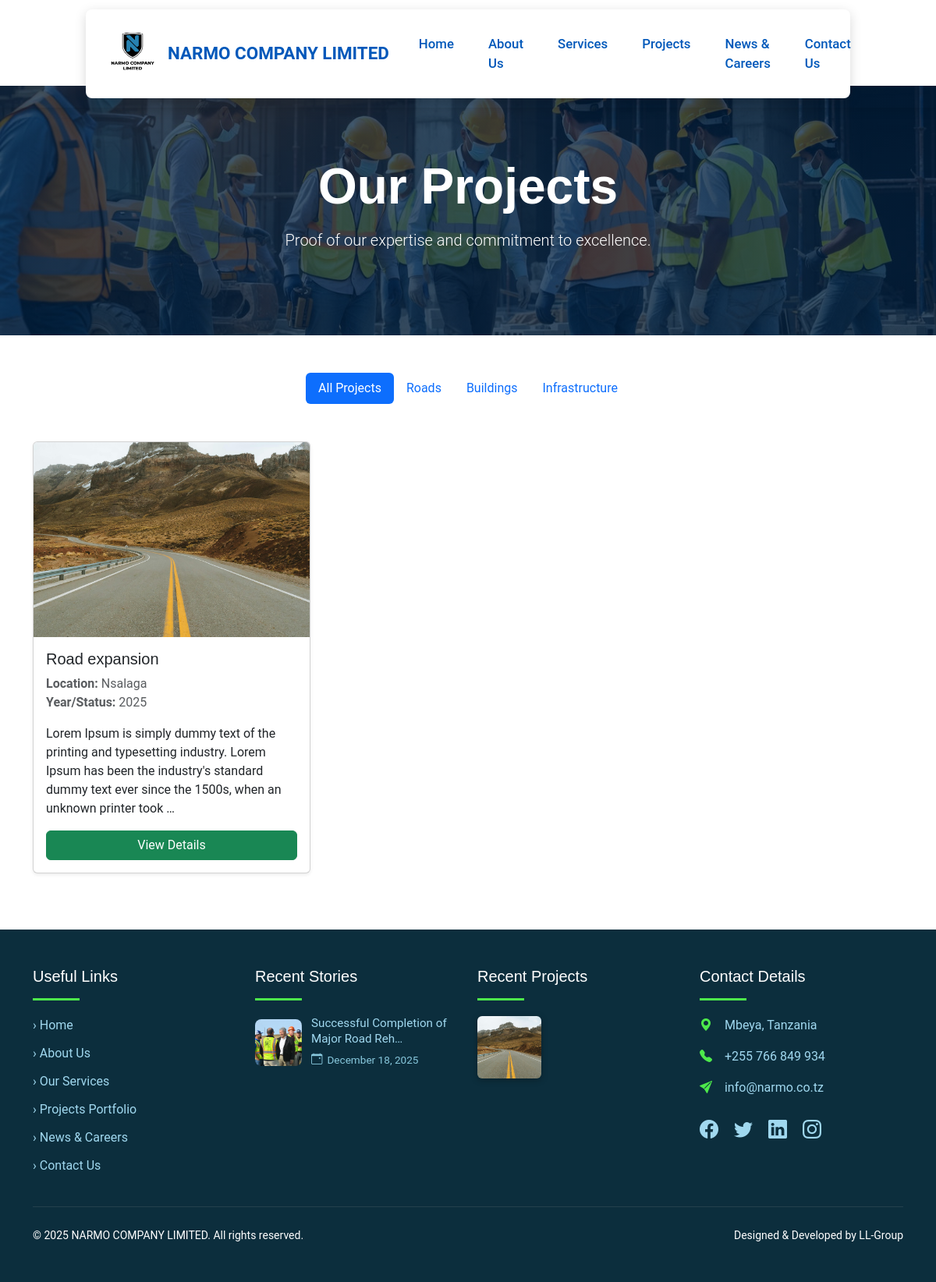
/projects/, run on the app's committed database.
### core/models.py (models this page shows, shortened)
class CompanyInfo(models.Model):
    intro_text = models.TextField()
    years_experience = models.IntegerField(default=0)
    completed_projects = models.IntegerField(default=0)
    tagline = models.CharField(max_length=200, default="Building Strong Roads. Creating Lasting Structures.")
    mission = models.TextField(blank=True)
    vision = models.TextField(blank=True)
    core_values = models.TextField(blank=True)
    history = models.TextField(blank=True)
    logo = models.ImageField(upload_to='logo/', blank=True, null=True,
                            help_text="Navbar logo: Transparent PNG, recommended 180-250px wide x 50-70px tall")
    hero_image = models.ImageField(upload_to='hero/', blank=True, null=True,
                                  help_text="Home page hero background: Wide landscape photo, at least 1920x1080px for full-screen sharpness")
    about_hero_image = models.ImageField(upload_to='hero/', blank=True, null=True,
                                        help_text="About page hero background - different from home")  # ← NEW
    class Meta:
        verbose_name_plural = "Company Info"  # Only one instance needed

class Project(models.Model):
    CATEGORY_CHOICES = [
        ('roads', 'Roads'),
        ('buildings', 'Buildings'),
        ('infrastructure', 'Infrastructure'),
    ]
    name = models.CharField(max_length=200)
    location = models.CharField(max_length=200)
    year = models.CharField(max_length=50)  # e.g., "2023" or "Ongoing"
    description = models.TextField()
    category = models.CharField(max_length=20, choices=CATEGORY_CHOICES)
    images = models.ManyToManyField('ProjectImage', blank=True)
    slug = models.SlugField(unique=True, blank=True)

class ProjectImage(models.Model):
    image = models.ImageField(upload_to='projects/')
    alt_text = models.CharField(max_length=200, blank=True)  # For SEO

class NewsPost(models.Model):
    title = models.CharField(max_length=200)
    date = models.DateField(auto_now_add=True)
    content = models.TextField()
    image = models.ImageField(upload_to='news/', blank=True)
    slug = models.SlugField(unique=True, blank=True)

### core/views.py (the view)
# urls.py: path('projects/', projects, name='projects'),
def projects(request):
    company = CompanyInfo.objects.first()
    projects = Project.objects.all()
    recent_news = NewsPost.objects.order_by('-date')[:3]
    recent_projects = Project.objects.order_by('-id')[:9]
    return render(request, 'core/templates/projects.html', {
        'company': company,
        'projects': projects,
        'recent_news': recent_news,
        'recent_projects': recent_projects,
    })

### core/templatetags/project_filters.py (called while the page is built)
@register.filter
def filter_category(queryset, category):
    return queryset.filter(category=category)

### core/templates/projects.html (shortened to what this page needs)
{% extends 'core/templates/base.html' %}
{% load project_filters %}
{% load project_filters %}
{% block content %}
<section class="text-white text-center py-5" style="
    background: linear-gradient(rgba(0, 31, 63, 0.75), rgba(0, 31, 63, 0.75)),
                url('{% if company.about_hero_image %}{{ company.about_hero_image.url }}{% else %}https://via.placeholder.com/1920x1080/003366/ffffff?text=About+Us+Background{% endif %}')
                no-repeat center center/cover;
    min-height: 40vh;
    display: flex;
    align-items: center;
    justify-content: center;
">
    <div class="container">
        <h1 class="display-3 fw-bold">Our Projects</h1>
        <p class="lead mt-3">Proof of our expertise and commitment to excellence.</p>
    </div>
</section>
<div class="container my-5">
    <ul class="nav nav-pills justify-content-center mb-5" id="projectTabs">
        <li class="nav-item">
            <a class="nav-link active" data-bs-toggle="pill" href="#all">All Projects</a>
        </li>
        <li class="nav-item">
            <a class="nav-link" data-bs-toggle="pill" href="#roads">Roads</a>
        </li>
        <li class="nav-item">
            <a class="nav-link" data-bs-toggle="pill" href="#buildings">Buildings</a>
        </li>
        <li class="nav-item">
            <a class="nav-link" data-bs-toggle="pill" href="#infrastructure">Infrastructure</a>
        </li>
    </ul>
    <div class="tab-content">
        <div class="tab-pane fade show active" id="all">
            {% include 'core/templates/projects_grid.html' with projects=projects %}
        </div>
    </div>
</div>
{% endblock %}

### core/templates/base.html (shortened to what this page needs)
<!DOCTYPE html>
<html lang="en">
<head>
    <link href="https://cdn.jsdelivr.net/npm/bootstrap@5.3.3/dist/css/bootstrap.min.css" rel="stylesheet">
</head>
<body>
    <nav class="navbar navbar-expand-lg fixed-navbar">
        <div class="container-fluid">
            <div class="col-12 col-lg-10 navbar-content">
                <div class="d-flex justify-content-between align-items-center w-100 h-100">
                    <a class="navbar-brand d-flex align-items-center" href="{% url 'home' %}">
                        {% if company.logo %}
                        <img src="{{ company.logo.url }}" alt="NARMO Logo">
                        {% endif %}
                        <span class="d-none d-md-inline">NARMO COMPANY LIMITED</span>
                    </a>
                    <div class="collapse navbar-collapse" id="navbarNav">
                        <ul class="navbar-nav ms-auto">
                            <li class="nav-item"><a class="nav-link" href="{% url 'home' %}">Home</a></li>
                            <li class="nav-item"><a class="nav-link" href="{% url 'about' %}">About Us</a></li>
                            <li class="nav-item"><a class="nav-link" href="{% url 'services' %}">Services</a></li>
                            <li class="nav-item"><a class="nav-link" href="{% url 'projects' %}">Projects</a></li>
                            <li class="nav-item"><a class="nav-link" href="{% url 'news_careers' %}">News & Careers</a></li>
                            <li class="nav-item"><a class="nav-link" href="{% url 'contact' %}">Contact Us</a></li>
                        </ul>
                    </div>
                </div>
            </div>
        </div>
    </nav>
    {% block content %}{% endblock %}
    <footer class="footer-bg text-white py-5">
        <div class="container">
            <div class="row gy-4">
                <div class="col-md-3 col-sm-6">
                    <h5 class="quick-links-title mb-3">Useful Links</h5>
                    <div class="quick-links-underline"></div>
                    <ul class="list-unstyled">
                        <li class="quick-link-item"><a href="{% url 'home' %}">› Home</a></li>
                        <li class="quick-link-item"><a href="{% url 'about' %}">› About Us</a></li>
                        <li class="quick-link-item"><a href="{% url 'services' %}">› Our Services</a></li>
                        <li class="quick-link-item"><a href="{% url 'projects' %}">› Projects Portfolio</a></li>
                        <li class="quick-link-item"><a href="{% url 'news_careers' %}">› News & Careers</a></li>
                        <li class="quick-link-item"><a href="{% url 'contact' %}">› Contact Us</a></li>
                    </ul>
                </div>
                <div class="col-md-3 col-sm-6">
                    <h5 class="quick-links-title mb-3">Recent Stories</h5>
                    <div class="quick-links-underline"></div>
                    {% for post in recent_news %}
                    <div class="news-story">
                        {% if post.image %}
                        <img src="{{ post.image.url }}" class="news-thumbnail" alt="{{ post.title }}">
                        {% else %}
                        <div class="bg-secondary news-thumbnail d-flex align-items-center justify-content-center">
                            <i class="bi bi-image text-white fs-4"></i>
                        </div>
                        {% endif %}
                        <div>
                            <a href="{% url 'news_careers' %}" class="news-story-title">{{ post.title|truncatechars:40 }}</a>
                            <div class="news-story-date">
                                <i class="bi bi-calendar-event"></i>
                                {{ post.date|date:"F j, Y" }}
                            </div>
                        </div>
                    </div>
                    {% empty %}
                    <p class="text-muted small">No recent stories available.</p>
                    {% endfor %}
                </div>
                <div class="col-md-3 col-sm-6">
                    <h5 class="projects-title mb-3">Recent Projects</h5>
                    <div class="projects-underline"></div>
                    <div class="row row-cols-3 g-2">
                        {% for project in recent_projects %}
                            {% with first_image=project.images.first %}
                                {% if first_image %}
                                <div class="col">
                                    <img src="{{ first_image.image.url }}" alt="{{ project.name }}" class="project-thumb w-100">
                                </div>
                                {% endif %}
                            {% endwith %}
                        {% empty %}
                        <p class="text-muted small">No projects yet.</p>
                        {% endfor %}
                    </div>
                </div>
                <div class="col-md-3 col-sm-6">
                    <h5 class="contact-title mb-3">Contact Details</h5>
                    <div class="contact-underline"></div>
                    <div class="contact-item">
                        <i class="bi bi-geo-alt-fill"></i>
                        Mbeya, Tanzania
                    </div>
                    <div class="contact-item">
                        <i class="bi bi-telephone-fill"></i>
                        +255 766 849 934
                    </div>
                    <div class="contact-item">
                        <i class="bi bi-send-fill"></i>
                        <a href="mailto:info@narmo.co.tz" class="footer-link text-decoration-none">
                            info@narmo.co.tz
                        </a>
                    </div>
                    <div class="social-icons mt-4">
                        <a href="https://www.facebook.com/narmocompany" target="_blank" title="Follow us on Facebook"><i class="bi bi-facebook"></i></a>
                        <a href="https://twitter.com/narmo_company" target="_blank" title="Follow us on X (Twitter)"><i class="bi bi-twitter"></i></a>
                        <a href="https://www.linkedin.com/company/narmo-company-limited" target="_blank" title="Connect on LinkedIn"><i class="bi bi-linkedin"></i></a>
                        <a href="https://www.instagram.com/narmo_company" target="_blank" title="Follow us on Instagram"><i class="bi bi-instagram"></i></a>
                    </div>
                </div>
            </div>
            <hr class="my-4 border-secondary">
            <div class="row align-items-center text-center text-md-start">
                <div class="col-md-6">
                    <small>&copy; 2025 NARMO COMPANY LIMITED. All rights reserved.</small>
                </div>
                <div class="col-md-6 text-md-end">
                    <small>Designed & Developed by LL-Group</small>
                </div>
            </div>
        </div>
    </footer>
    <link rel="stylesheet" href="https://cdn.jsdelivr.net/npm/bootstrap-icons@1.11.3/font/bootstrap-icons.min.css">
</body>
</html>

### core/templates/projects_grid.html (shortened to what this page needs)
<div class="row">
    {% for project in projects %}
    <div class="col-md-6 col-lg-4 mb-4">
        <div class="card h-100 shadow-sm">
            {% with first_image=project.images.first %}
                {% if first_image %}
                <img src="{{ first_image.image.url }}"
                     class="card-img-top"
                     style="height: 250px; object-fit: cover;"
                     alt="{{ project.name }}">
                {% else %}
                <div class="bg-light text-center" style="height: 250px; display: flex; align-items: center; justify-content: center;">
                    <p class="text-muted">No image available</p>
                </div>
                {% endif %}
            {% endwith %}
            <div class="card-body d-flex flex-column">
                <h5 class="card-title">{{ project.name }}</h5>
                <p class="text-muted">
                    <strong>Location:</strong> {{ project.location }}<br>
                    <strong>Year/Status:</strong> {{ project.year }}
                </p>
                <p class="card-text flex-grow-1">{{ project.description|truncatewords:30 }}</p>
                <button type="button" class="btn btn-success mt-auto" data-bs-toggle="modal" data-bs-target="#projectModal{{ project.id }}">
                    View Details
                </button>
            </div>
        </div>
    </div>
    {% endfor %}
</div>

### core/templates/base.html (style rules this page uses)
body { font-family: 'Roboto', sans-serif; }
h1, h2, h3, h4, h5 { font-family: 'Poppins', sans-serif; }
.footer-bg { background-color: #0c2e3d; }
.footer-link { color: #a0d8ef; transition: color 0.3s; }
.project-thumb { height: 80px; object-fit: cover; border-radius: 6px; box-shadow: 0 2px 8px rgba(0,0,0,0.3); }
.quick-links-title { color: #ffffff; font-size: 1.25rem; }
.quick-links-underline { border-bottom: 3px solid #4de94b; width: 60px; margin-bottom: 20px; }
.quick-link-item { margin-bottom: 12px; font-size: 1rem; }
.quick-link-item a { color: #a0d8ef; text-decoration: none; }
.contact-title { color: #ffffff; font-size: 1.25rem; }
.contact-underline { border-bottom: 3px solid #4de94b; width: 60px; margin-bottom: 20px; }
.contact-item { margin-bottom: 16px; color: #a0d8ef; font-size: 1rem; }
.contact-item i { margin-right: 12px; color: #4de94b; }
.social-icons a { color: #a0d8ef; font-size: 1.5rem; margin-right: 16px; transition: color 0.3s; }
.news-thumbnail { width: 60px; height: 60px; object-fit: cover; border-radius: 8px; margin-right: 12px; flex-shrink: 0; }
.news-story { display: flex; align-items: center; margin-bottom: 20px; }
.news-story-title { color: #a0d8ef; font-size: 0.95rem; text-decoration: none; line-height: 1.3; display: block; }
.news-story-date { color: #88c8dd; font-size: 0.85rem; display: flex; align-items: center; margin-top: 6px; }
.news-story-date i { margin-right: 6px; font-size: 0.9rem; }
.projects-title { color: #ffffff; font-size: 1.25rem; }
.projects-underline { border-bottom: 3px solid #4de94b; width: 60px; margin-bottom: 20px; }
.fixed-navbar { position: fixed; top: 0; left: 0; right: 0; background-color: transparent; padding: 12px 0; box-shadow: 0 4px 12px rgba(0,0,0,0.1); z-index: 1030; }
.navbar-content { background-color: #ffffff; border-radius: 8px; padding: 12px 30px; box-shadow: 0 4px 15px rgba(0,0,0,0.15); }
.fixed-navbar .navbar-brand img { height: 80px; max-width: 260px; }
.fixed-navbar .navbar-brand span { color: #0158ba; font-weight: bold; font-size: 1.4rem; margin-left: 15px; }
.fixed-navbar .navbar-nav .nav-link { color: #0158ba !important; font-weight: 500; font-size: 1.05rem; padding: 10px 22px !important; transition: color 0.3s ease; }
body { padding-top: 110px; }

### data on the page
CompanyInfo: logo (picture), about_hero_image (picture)
Project: images.first.image (picture), name "Road expansion", location "Nsalaga", year "2025", description "Lorem Ipsum is simply dummy text of the printing and typesetting industry. Lorem Ipsum has been the industry's standard dummy text ever since the 1500s, when an unknown printer took …"
NewsPost: image (picture), title "Successful Completion of Major Road Reh…", date "December 18, 2025"
